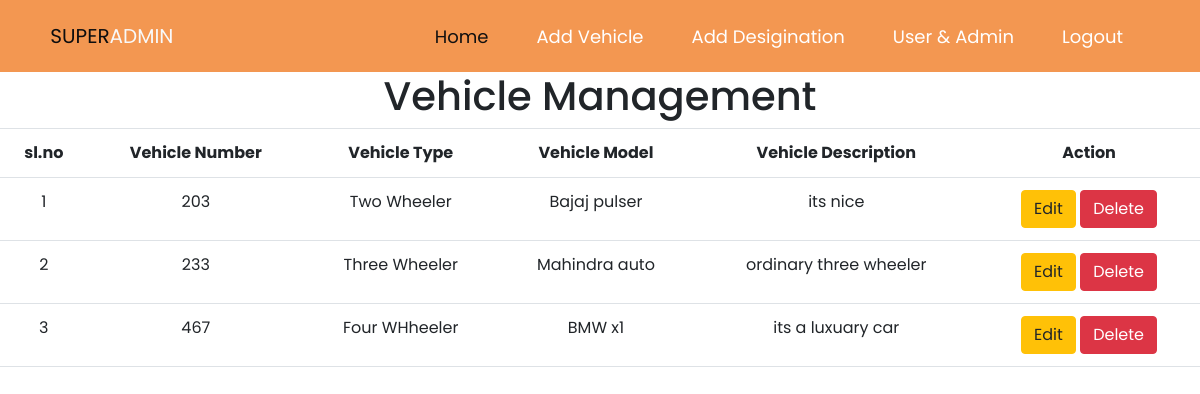
The app's page /super_admin (signed in) with its own data.
### app/models.py (models this page shows, shortened)
class Vehicle_registeration(models.Model):
    vehicle_number=models.CharField(max_length=100,null=True)
    vehicle_type=models.CharField(max_length=100,null=True)
    vehicle_model=models.CharField(max_length=100,null=True)
    vehicle_description=models.CharField(max_length=100,null=True)
    user=models.ForeignKey(User,on_delete=models.CASCADE)

### app/views.py (the view)
# urls.py: path('super_admin',views.super_admin,name='super_admin'),
def super_admin(request):
    if 'username' in request.session:
        userid=request.session['username']
        std=Vehicle_registeration.objects.filter(user_id=userid)
        return render(request,'super_admin.html',{'std':std})
    return redirect('user_logout')

### app/templates/super_admin.html (shortened to what this page needs)
{% extends 'base2.html' %}
{% block body %}
<table  class="table text-center ">
    <h1 class="text-center ">Vehicle Management</h1>
    <tr>
        <th>sl.no</th>
        <th>Vehicle Number</th>
        <th>Vehicle Type</th>
        <th>Vehicle Model</th>
        <th>Vehicle Description</th>
        <th>Action</th>
    </tr>
    {% for p in std %}
   <tr>
        <td>{{forloop.counter}}</td>
        <td>{{p.vehicle_number}}</td>
        <td>{{p.vehicle_type}}</td>
        <td>{{p.vehicle_model}}</td>
        <td>{{p.vehicle_description}}</td>
        <td><a href="{% url 'update_vehicle' p.id %}" class="btn btn-warning ">Edit</a>
         <a href="{% url 'delete_vehicle' p.id %}"class="btn btn-danger" >Delete</a></td>
    </tr>
    {% endfor %}
</table>
{% endblock %}

### app/templates/base2.html (style rules this page uses)
* { margin: 0; padding: 0; box-sizing: border-box; font-family: 'Poppins', sans-serif; }

### records on screen
Vehicle_registeration: vehicle_number "203", vehicle_type "Two Wheeler", vehicle_model "Bajaj pulser", vehicle_description "its nice"
Vehicle_registeration: vehicle_number "233", vehicle_type "Three Wheeler", vehicle_model "Mahindra auto", vehicle_description "ordinary three wheeler"
Vehicle_registeration: vehicle_number "467", vehicle_type "Four WHheeler", vehicle_model "BMW x1", vehicle_description "its a luxuary car"
